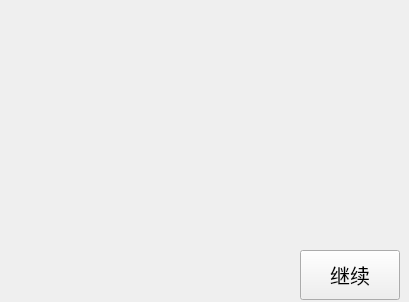
<?xml version="1.0" encoding="UTF-8"?>
<ui version="4.0">
 <class>PPT36</class>
 <widget class="QWidget" name="PPT36">
  <property name="geometry">
   <rect>
    <x>0</x>
    <y>0</y>
    <width>409</width>
    <height>302</height>
   </rect>
  </property>
  <property name="windowTitle">
   <string>Form</string>
  </property>
  <widget class="QPushButton" name="pushButton">
   <property name="geometry">
    <rect>
     <x>300</x>
     <y>250</y>
     <width>100</width>
     <height>50</height>
    </rect>
   </property>
   <property name="font">
    <font>
     <pointsize>15</pointsize>
    </font>
   </property>
   <property name="text">
    <string>继续</string>
   </property>
   <property name="icon">
    <iconset resource="res.qrc">
     <normaloff>:/P1-6/IMAGE/jx (2).jpg</normaloff>:/P1-6/IMAGE/jx (2).jpg</iconset>
   </property>
   <property name="iconSize">
    <size>
     <width>30</width>
     <height>30</height>
    </size>
   </property>
  </widget>
 </widget>
 <resources>
  <include location="res.qrc"/>
 </resources>
 <connections/>
</ui>
